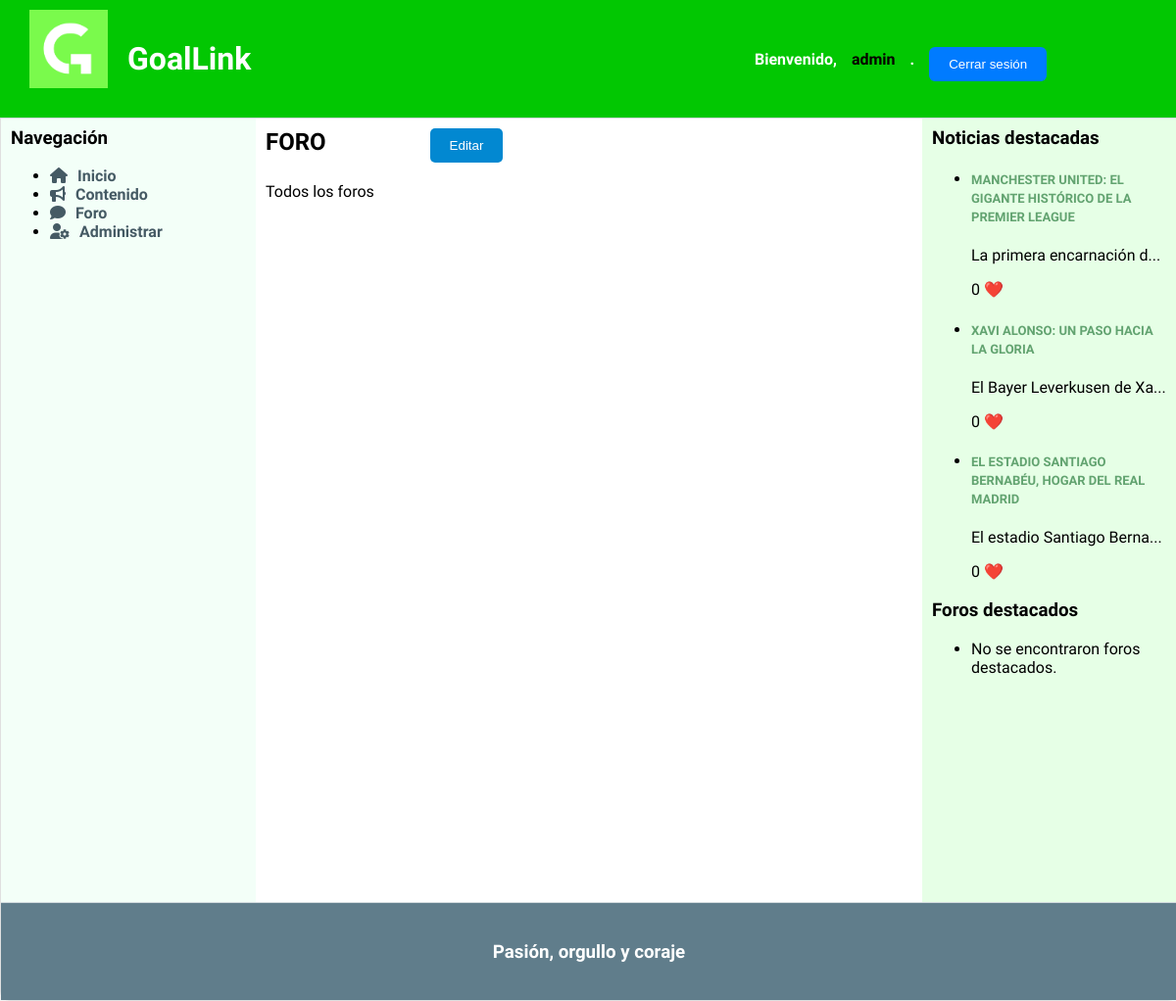
The page /foro.php (signed in) on the database its author committed.
### tables this page shows
CREATE TABLE `noticia` (
  `id` int(11) NOT NULL,
  `titulo` varchar(100) NOT NULL,
  `id_autor` int(11) DEFAULT NULL,
  `contenido` text DEFAULT NULL,
  `fecha` date NOT NULL,
  `likes` int(11) DEFAULT 0,
  `destacado` tinyint(1) NOT NULL DEFAULT 0,
  `imagen1` varchar(255) DEFAULT NULL,
  `liga` varchar(20) DEFAULT NULL
);

### includes/src/Aplicacion.php (called while the page is built, shortened)
<?php
class Aplicacion
{
    private $dirInstalacion;
    private $inicializada;
    private function __construct()
    {
        $this->inicializada = false;
    }
    public function init($bdDatosConexion, $rutaApp = '/', $dirInstalacion = __DIR__)
    {
        if (!$this->inicializada) {
            $this->dirInstalacion = $dirInstalacion;
            $this->inicializada = true;
        }
    }
    public function doInclude($path = '')
    {
        $params = array();
        $this->doIncludeInterna($path, $params);
    }
    private function doIncludeInterna($path, &$params)
    {
        include($this->dirInstalacion . $path);
    }
    public function generaVista(string $rutaVista, &$params)
    {
        $params['app'] = $this;
        $rutaVista = "/Vistas{$rutaVista}";
        $this->doIncludeInterna($rutaVista, $params);
    }
}

### includes/src/noticias/Noticia.php (called while the page is built, shortened)
<?php
class Noticia
{
    private $id;
    private $titulo;
    private $contenido;
    private $fecha;
    private $likes;
    public function __construct($id, $id_autor, $titulo, $contenido, $fecha, $likes, $destacado, $liga,  $imagen1=NULL)
    {
        $this->id = $id;
        $this->titulo = $titulo;
        $this->contenido = $contenido;
        $this->fecha = $fecha;
        $this->likes = $likes;
        if ($imagen1 !== NULL) {
            $this->imagen1 = file_get_contents($imagen1);
        }
    }
    public static function compararFechas($a, $b) {
        $aFecha=strtotime($a->getFecha());
        $bFecha=strtotime($b->getFecha());
        if ($bFecha==$aFecha) {
            return 0;
        }
        return ($aFecha > $bFecha) ? -1 : 1;
    }
    public static function listaDestacados($n) {
        $app = Aplicacion::getInstance();
        $conn = $app->getConexionBd();
        $result = $conn->query("SELECT * FROM noticia WHERE destacado>=$n");
        if($result && $result->num_rows>0){
            while($array=$result->fetch_assoc()){
                $noticia= new Noticia($array["id"], $array["id_autor"], $array["titulo"], $array["contenido"], $array["fecha"], $array["likes"], $array["destacado"], $array["liga"],$array["imagen1"] );
                $lista[]=$noticia;
            }
            usort($lista, array('es\ucm\fdi\aw\noticias\Noticia', 'compararFechas'));
            return $lista;
        }
        return NULL;
    }
    public function getId()
    {
        return $this->id;
    }
    public function getTitulo()
    {
        return $this->titulo;
    }
    public function getContenido()
    {
        return $this->contenido;
    }
    public function getFecha()
    {
        return $this->fecha;
    }
    public function getLikes()
    {
        return $this->likes;
    }
}

### includes/src/foros/Foro.php (called while the page is built, shortened)
<?php
class Foro
{
    public static function listaDestacados($n) {
        $app = Aplicacion::getInstance();
        $conn = $app->getConexionBd();
        $result = $conn->query("SELECT * FROM foro WHERE destacado>=$n");
        return NULL;
    }
}

### includes/comun/sidebarDer.php (the view, shortened to what this page needs)
<aside id="sidebarDer">
    <h3>Noticias destacadas</h3>
    <ul>
        <?php
            $noticiasDestacadas = Noticia::listaDestacados(1);
            if ($noticiasDestacadas != NULL) {
                foreach ($noticiasDestacadas as $noticia) {
                    echo "<li>";
                    echo "<h4 class='titulo-noticia-BarraLateral'><a href='noticiaDinamica.php?id=" . $noticia->getId() . "'>" . $noticia->getTitulo() . "</a></h4>";
                    echo "<p>" . substr($noticia->getContenido(), 0, 25) . "..."."</p>";
                    echo "<p>" . $noticia->getLikes() . " <span style='color: red;'>&#10084;&#65039;</span></p>";
                    echo "</li>";
                }
            }
            else {
                echo "<li>No se encontraron noticias destacadas.</li>";
            }
        ?>
    </ul>
    <h3>Foros destacados</h3>
    <ul>
        <?php
            $forosDestacados = Foro::listaDestacados(1);
            if ($forosDestacados != NULL) {
                foreach ($forosDestacados as $foro) {
                    echo "<li>";
                    echo "<h4>" . $foro->getTitulo() . "</h4>";
                    echo "<p>" . $foro->getDescripcion() . "</p>";
                    echo "<p>" . $foro->getLikes() . " <span style='color: red;'>&#10084;&#65039;</span></p>";
                    echo "</li>";
                }
            } else {
                echo "<li>No se encontraron foros destacados.</li>";
            }
        ?>
    </ul>
</aside>

### CSS/style.css (style rules this page uses)
body { background-color: #f5f5f5; margin: 0; font-family: 'Signika Negative', sans-serif; }
aside { padding: 10px; float: right; width: 250px; height: 800px; background-color: #b3fa9c;; margin-top: 70px; }
.titulo-noticia-BarraLateral a { text-decoration: none; font-family: 'Signika Negative', sans-serif; font-size: 13px; color: #62a370; font-weight: bold; text-transform: uppercase; }
@media screen and (max-width: 1510px) { aside { padding: 10px; float: right; width: 20%; height: 800px; background-color: #e6ffe6; margin-top: 70px; right: 0; } }

### rows shown on the page
noticia: titulo "MANCHESTER UNITED: EL GIGANTE HISTÓRICO DE LA PREMIER LEAGUE", contenido "La primera encarnación d", likes "0"
noticia: titulo "XAVI ALONSO: UN PASO HACIA LA GLORIA", contenido "El Bayer Leverkusen de Xa", likes "0"
noticia: titulo "EL ESTADIO SANTIAGO BERNABÉU, HOGAR DEL REAL MADRID", contenido "El estadio Santiago Berna", likes "0"

### other values the page prints
$nombreUsuario "admin"
